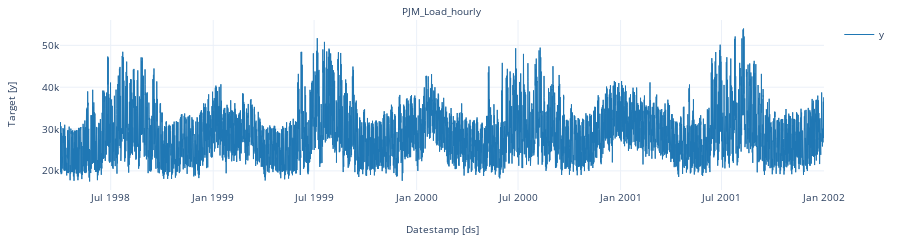

Here is the notebook cell this chart was saved with:
### Code cell
from statsforecast import StatsForecast

StatsForecast.plot(df)

### Figure 1 — Plotly figure (JSON) as saved in the notebook; plotly's stock layout.template omitted (floating-point values rounded to 4 significant figures; data arrays with more than 128 entries replaced by an {"elided": "..."} marker saying what was removed)
{"data": [{"legendgroup": "y", "line": {"color": "#1f77b4", "width": 1}, "mode": "lines", "name": "y", "showlegend": true, "type": "scatter", "x": {"elided": "32896 str values"}, "xaxis": "x", "y": {"elided": "32896 int values"}, "yaxis": "y"}], "layout": {"annotations": [{"font": {"size": 10}, "showarrow": false, "text": "PJM_Load_hourly", "x": 0.5, "xanchor": "center", "xref": "paper", "y": 1, "yanchor": "bottom", "yref": "paper"}, {"font": {"size": 10}, "showarrow": false, "text": "Datestamp [ds]", "x": 0.5, "xanchor": "center", "xref": "paper", "y": 0, "yanchor": "top", "yref": "paper", "yshift": -30}, {"font": {"size": 10}, "showarrow": false, "text": "Target [y]", "textangle": -90, "x": 0, "xanchor": "right", "xref": "paper", "xshift": -40, "y": 0.5, "yanchor": "middle", "yref": "paper"}], "autosize": true, "font": {"size": 10}, "height": 150, "margin": {"b": 50, "l": 60, "r": 10, "t": 20}, "xaxis": {"anchor": "y", "domain": [0, 1], "showticklabels": true, "visible": true}, "yaxis": {"anchor": "x", "domain": [0, 1]}}}
